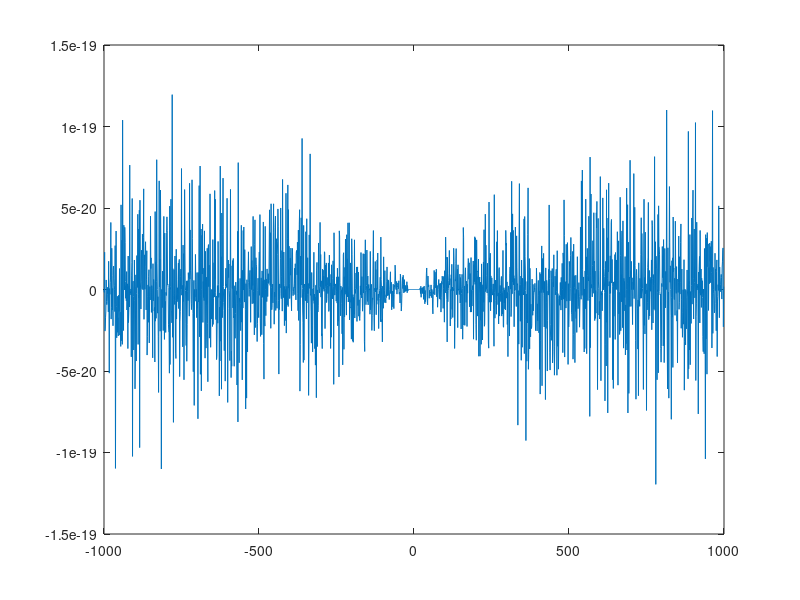
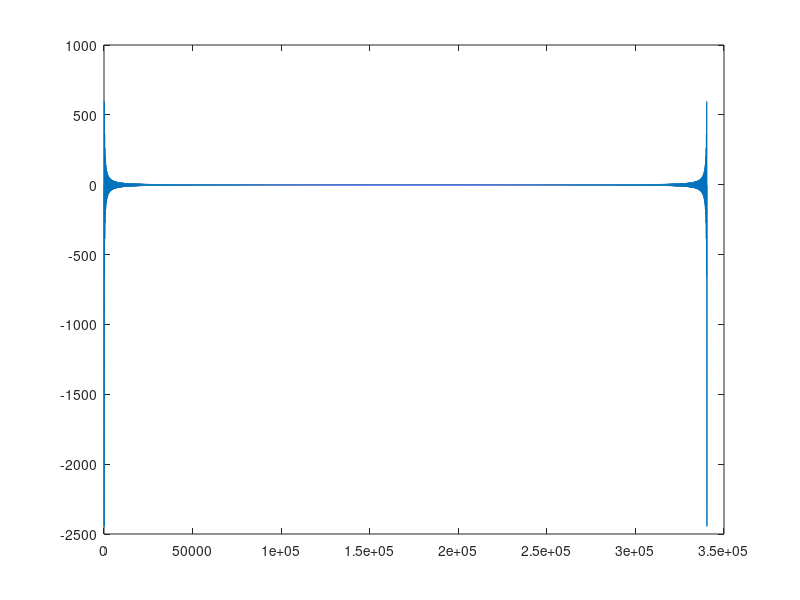
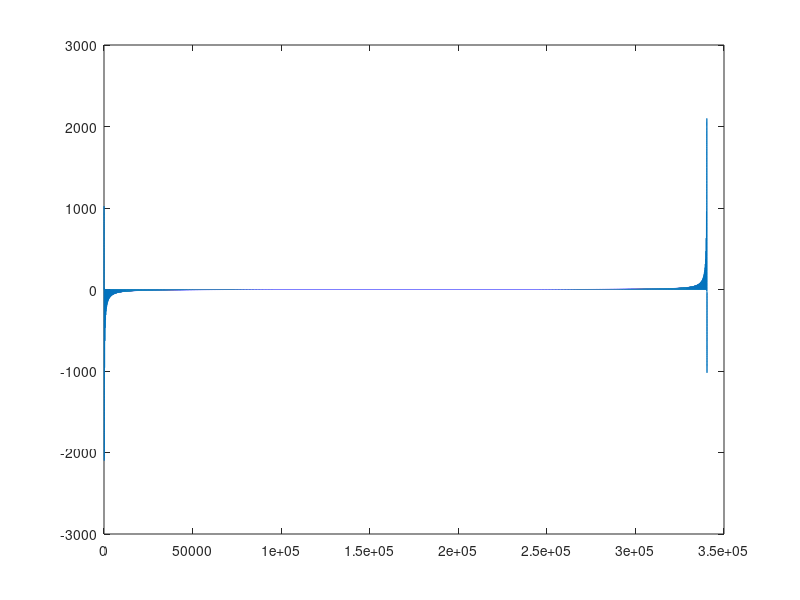

These charts were generated, in order, by the following MATLAB code:
noise = csvread('noise.csv');

Z = noise(:,1).*exp(noise(:,2)*sqrt(-1));

plot(Z);

nt = 1/0.001 .* ifft(Z, 340446);
figure;
plot(real(nt));
figure;
plot(imag(nt));
%ns(:,1) = s(:,1);

%ns(:,2) = s(:,2) + real(nt(:,1));
%figure;
%plot(ns(:,1), ns(:,2));

%csvwrite('bigassnoisyasscoolsignal.csv', ns);